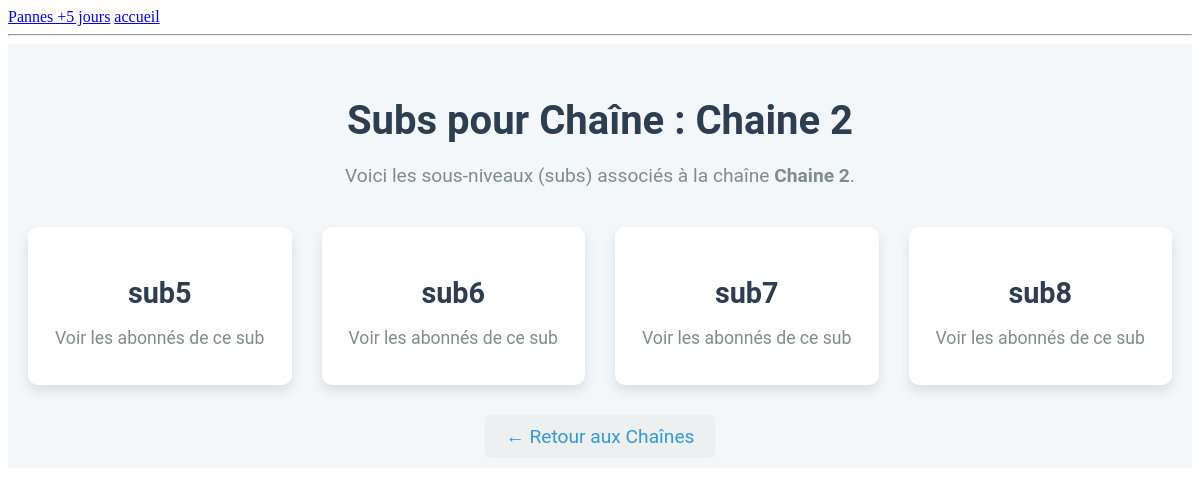
Before: /chaine/2/subs/ with the older database file.
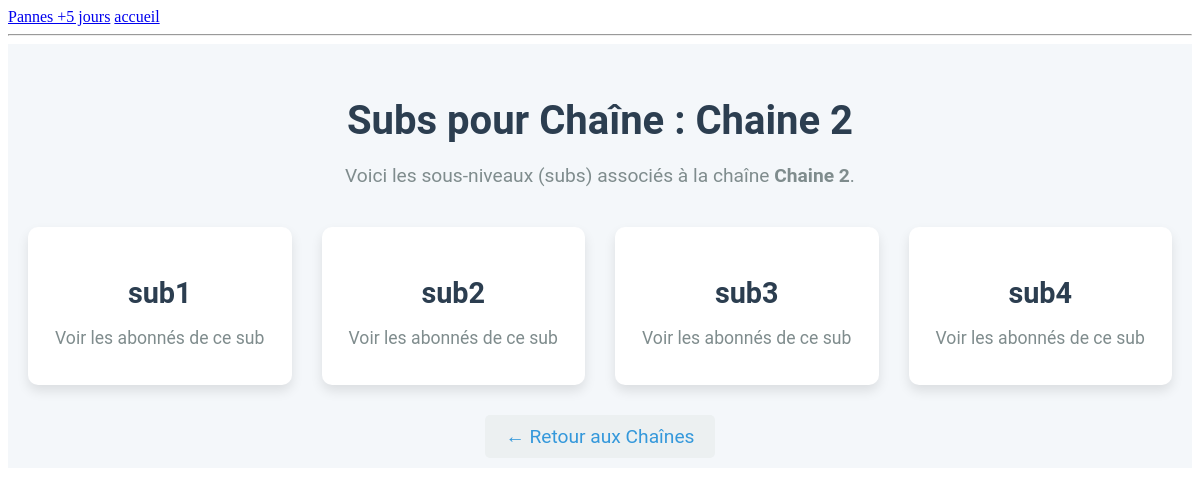
After: the same page with the newer database file.
### airponFtth/models.py (models this page shows, shortened)
class Sub(models.Model):
    chaine = models.ForeignKey(Chaine, on_delete=models.CASCADE, related_name='subs')
    nom = models.CharField(max_length=100)

### airponFtth/views.py (the view)
# urls.py: path('chaine/<int:chaine_id>/subs/', views.sub_list, name='sub_list'),
def sub_list(request, chaine_id):
    chaine = get_object_or_404(Chaine, id=chaine_id)
    subs = chaine.subs.all()
    return render(request, 'app/sub_list.html', {'chaine': chaine, 'subs': subs})

### airponFtth/templates/app/sub_list.html
{% extends 'base.html' %}
{% block content %}
<div class="container">
    <h2 class="page-title">Subs pour Chaîne : {{ chaine.nom }}</h2>
    <p class="intro-text">Voici les sous-niveaux (subs) associés à la chaîne <strong>{{ chaine.nom }}</strong>.</p>
    <div class="central-list">
        {% for sub in subs %}
        <div class="central-item">
            <a href="{% url 'abonne_list' sub.id %}" class="central-link">
                <div class="central-card">
                    <h3>{{ sub.nom }}</h3>
                    <p>Voir les abonnés de ce sub</p>
                </div>
            </a>
        </div>
        {% empty %}
        <div class="no-central">Aucun sub disponible pour cette chaîne.</div>
        {% endfor %}
    </div>
    <div class="back-link">
        <a href="{% url 'chaine_list' chaine.hub.id %}" class="back-btn">← Retour aux Chaînes</a>
    </div>
</div>
{% endblock %}

Changed rows visible on the page:
changed Sub: nom "sub5" → "sub1"
changed Sub: nom "sub6" → "sub2"
changed Sub: nom "sub7" → "sub3"
changed Sub: nom "sub8" → "sub4"
